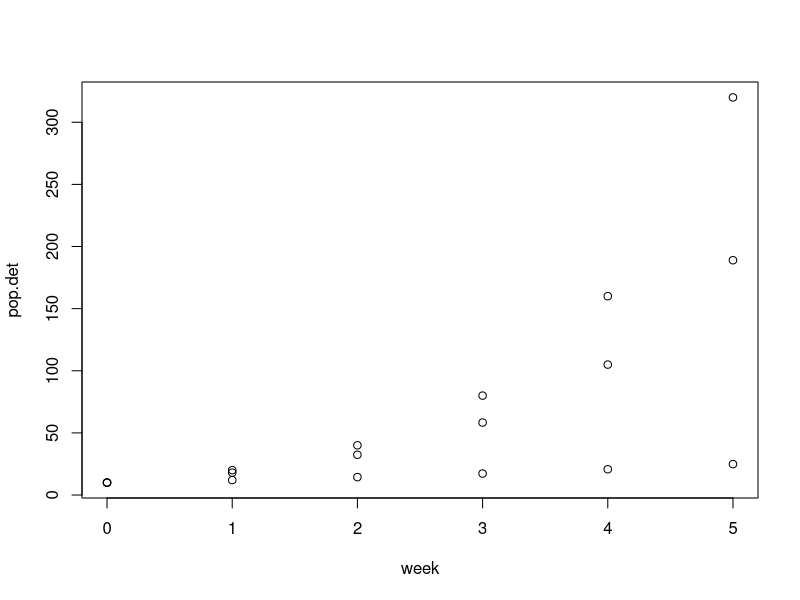
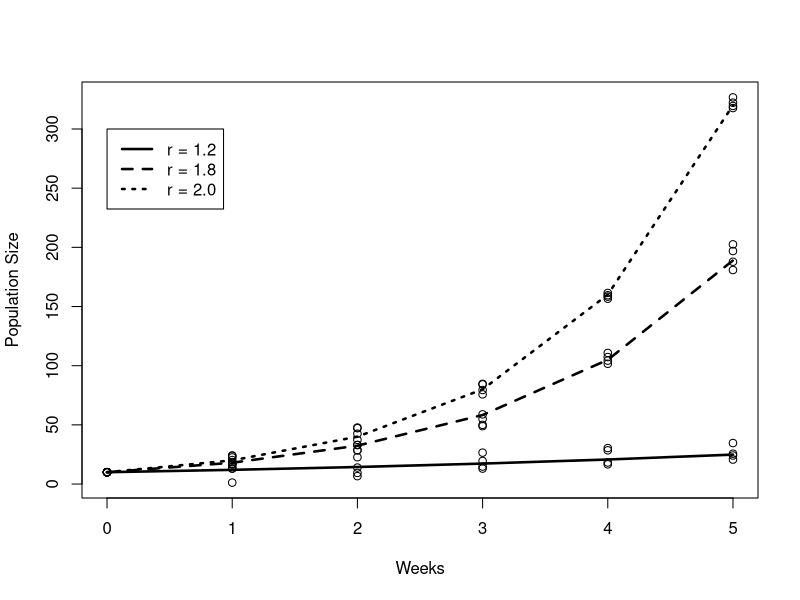

These figures' R source, in order:
# Simulated Floating Plant Data
# Generate simulated data on mass, %cover, nplants, nutrient treatment. 

# Generate a sequence of dates
Dates <- seq.Date(as.Date("2015-01-13"), as.Date("2015-02-24"), by="week") 

# simulate everything as exponentially increasing population where
# population.time.t = initial.population + initial.popluation*rate^time
set.seed(147)

# Growth rates for three treatments
rate.tmnts <- c( 1.2, 1.8, 2)

# Time: 6 sampling times (0:5) each repeated 12 times for all reps and tmnts, 
week <- rep(0:5, each = 3)
num.weeks <- 6

# Group factor
groups <- rep(1:3, num.weeks) 

# Initial population sizes
init.pops <- rep(10, 3)

# Make the deterministic part of the model

pop.det<- init.pops * rate.tmnts[groups] ^ week
pop.det
plot(week, pop.det)
l.sim <- length(pop.det)

# Make the stochastic part of the model
make.stochastic <- function(reps) {
  stoch.sim <- c(init.pops, rnorm(l.sim-3, pop.det[4:l.sim], 5))
}

# Apply the stochastic wrapper to the deterministic results
stoch.reps <- as.vector(replicate( 4, make.stochastic(4), simplify=T))
plot(rep(week, 4), stoch.reps, ylab="Population Size", xlab = "Weeks")
lines(week, 10*rate.tmnts[1]^week, lty = 1, lwd = 2.5)
lines(week, 10*rate.tmnts[2]^week, lty = 2, lwd = 2.5)
lines(week, 10*rate.tmnts[3]^week, lty = 3, lwd = 2.5)

legend(0, 300, # places a legend at the appropriate place 
       c("r = 1.2","r = 1.8", "r = 2.0"), # puts text in the legend 
       
       lty=c(1, 2, 3), # gives the legend appropriate symbols (lines)
       
       lwd=c(2.5, 2.5, 2.5 )) # gives the legend lines the correct width


# Output a dataframe to share
week.col <- rep(week, 4)
treat.col <- rep(groups, 4)
treat.col <- rep(1:3, 24)
pop.col <- stoch.reps
pop.data <- as.data.frame(cbind(week.col, treat.col, pop.col))
write.csv(pop.data, "simulated_data.csv")




